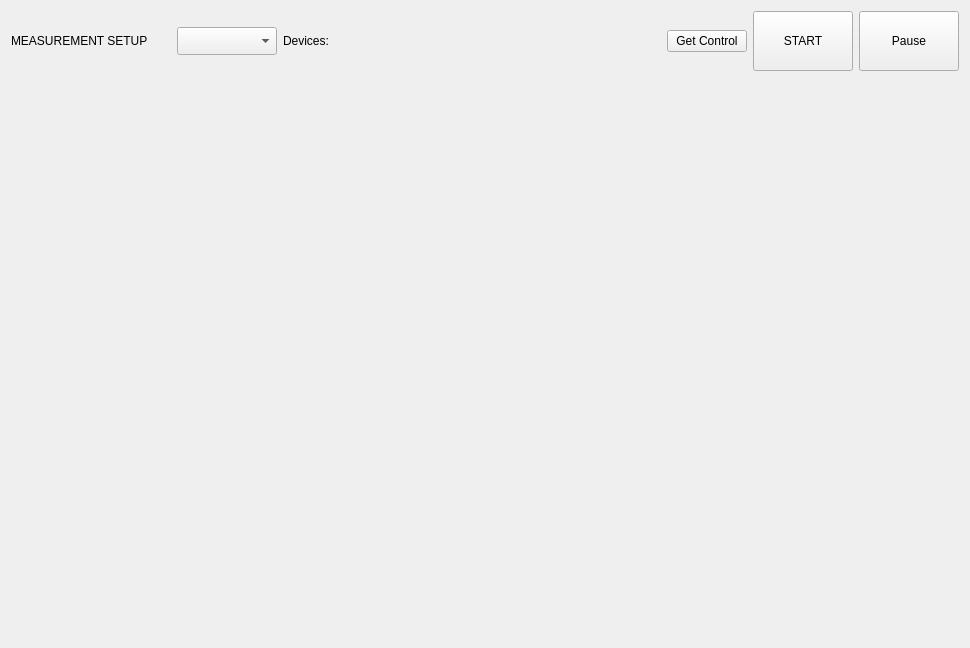
<?xml version="1.0" encoding="UTF-8"?>
<ui version="4.0">
 <class>measurement</class>
 <widget class="QWidget" name="measurement">
  <property name="geometry">
   <rect>
    <x>0</x>
    <y>0</y>
    <width>970</width>
    <height>648</height>
   </rect>
  </property>
  <property name="windowTitle">
   <string>Form</string>
  </property>
  <layout class="QVBoxLayout" name="verticalLayout">
   <item>
    <layout class="QHBoxLayout" name="horizontalLayout_2" stretch="1,10,0,0,0,0,0">
     <item>
      <widget class="QLabel" name="setup_label">
       <property name="sizePolicy">
        <sizepolicy hsizetype="Fixed" vsizetype="Preferred">
         <horstretch>0</horstretch>
         <verstretch>0</verstretch>
        </sizepolicy>
       </property>
       <property name="minimumSize">
        <size>
         <width>160</width>
         <height>0</height>
        </size>
       </property>
       <property name="text">
        <string>MEASUREMENT SETUP</string>
       </property>
      </widget>
     </item>
     <item>
      <widget class="QComboBox" name="setup_comboBox">
       <property name="sizePolicy">
        <sizepolicy hsizetype="Fixed" vsizetype="Fixed">
         <horstretch>0</horstretch>
         <verstretch>0</verstretch>
        </sizepolicy>
       </property>
       <property name="minimumSize">
        <size>
         <width>100</width>
         <height>28</height>
        </size>
       </property>
      </widget>
     </item>
     <item>
      <widget class="QLabel" name="dev_name">
       <property name="sizePolicy">
        <sizepolicy hsizetype="Preferred" vsizetype="Preferred">
         <horstretch>0</horstretch>
         <verstretch>0</verstretch>
        </sizepolicy>
       </property>
       <property name="minimumSize">
        <size>
         <width>0</width>
         <height>0</height>
        </size>
       </property>
       <property name="text">
        <string>Devices:</string>
       </property>
      </widget>
     </item>
     <item>
      <spacer name="horizontalSpacer">
       <property name="orientation">
        <enum>Qt::Orientation::Horizontal</enum>
       </property>
       <property name="sizeHint" stdset="0">
        <size>
         <width>40</width>
         <height>20</height>
        </size>
       </property>
      </spacer>
     </item>
     <item>
      <widget class="QPushButton" name="reqCtrl_btn">
       <property name="text">
        <string>Get Control</string>
       </property>
      </widget>
     </item>
     <item>
      <widget class="QPushButton" name="startButton">
       <property name="sizePolicy">
        <sizepolicy hsizetype="Fixed" vsizetype="Fixed">
         <horstretch>0</horstretch>
         <verstretch>0</verstretch>
        </sizepolicy>
       </property>
       <property name="minimumSize">
        <size>
         <width>100</width>
         <height>60</height>
        </size>
       </property>
       <property name="text">
        <string>START</string>
       </property>
      </widget>
     </item>
     <item>
      <widget class="QPushButton" name="pauseButton">
       <property name="minimumSize">
        <size>
         <width>100</width>
         <height>60</height>
        </size>
       </property>
       <property name="text">
        <string>Pause</string>
       </property>
      </widget>
     </item>
    </layout>
   </item>
   <item>
    <widget class="QStackedWidget" name="setup_widget">
     <property name="currentIndex">
      <number>1</number>
     </property>
     <widget class="QWidget" name="page_empty"/>
     <widget class="QWidget" name="page_4"/>
    </widget>
   </item>
  </layout>
 </widget>
 <resources/>
 <connections/>
</ui>
